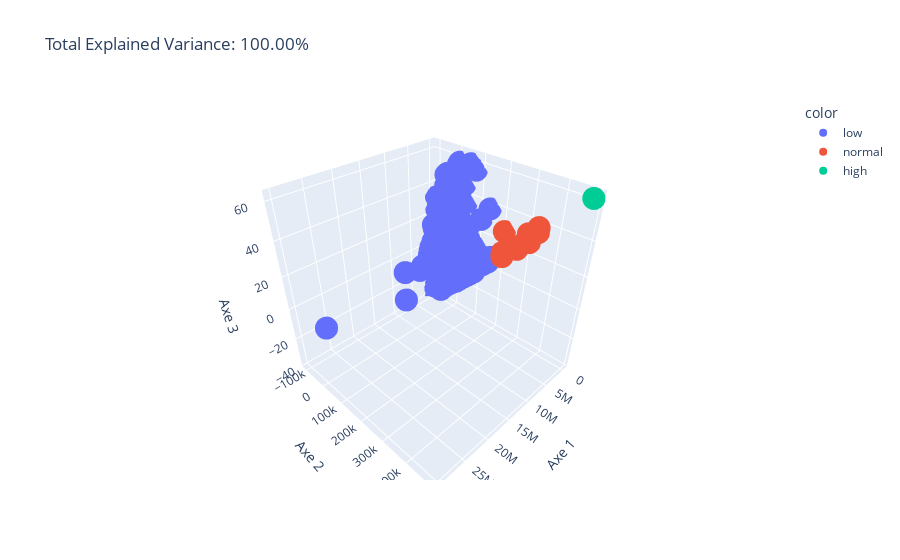

The notebook cell saved with this chart:
### Markdown cell above
**13. Visualiser en clusters ces données sur 3D**

### Code cell
fig = px.scatter_3d(
    components, x=0, y=1, z=2, color=ds_salary_new['salary_category'],
    title=f'Total Explained Variance: {total_var:.2f}%',
    labels={'0': 'Axe 1', '1': 'Axe 2', '2': 'Axe 3'}
)
fig.show()

### Figure 1 — Plotly figure (JSON) as saved in the notebook; plotly's stock layout.template omitted (floating-point values rounded to 4 significant figures; data arrays with more than 128 entries replaced by an {"elided": "..."} marker saying what was removed)
{"data": [{"hovertemplate": "color=low<br>Axe 1=%{x}<br>Axe 2=%{y}<br>Axe 3=%{z}<extra></extra>", "legendgroup": "low", "marker": {"color": "#636efa", "symbol": "circle"}, "mode": "markers", "name": "low", "scene": "scene", "showlegend": true, "type": "scatter3d", "x": {"elided": "595 float values"}, "y": {"elided": "595 float values"}, "z": {"elided": "595 float values"}}, {"hovertemplate": "color=normal<br>Axe 1=%{x}<br>Axe 2=%{y}<br>Axe 3=%{z}<extra></extra>", "legendgroup": "normal", "marker": {"color": "#EF553B", "symbol": "circle"}, "mode": "markers", "name": "normal", "scene": "scene", "showlegend": true, "type": "scatter3d", "x": [-930.9, -930.9, -827.3, 123600.0, 85790.0, 123600.0, 96750.0, 89780.0, -1823.0, 53930.0, 78830.0], "y": [214900.0, 214900.0, 215000.0, 340500.0, 302300.0, 340500.0, 313400.0, 306400.0, 214000.0, 270200.0, 295300.0], "z": [28.4, 12.78, 15.49, 38.62, 28.92, 35.8, 28.28, 32.94, 14.25, 21.27, 26.73]}, {"hovertemplate": "color=high<br>Axe 1=%{x}<br>Axe 2=%{y}<br>Axe 3=%{z}<extra></extra>", "legendgroup": "high", "marker": {"color": "#00cc96", "symbol": "circle"}, "mode": "markers", "name": "high", "scene": "scene", "showlegend": true, "type": "scatter3d", "x": [273000.0], "y": [491200.0], "z": [62.12]}], "layout": {"autosize": true, "legend": {"title": {"text": "color"}, "tracegroupgap": 0}, "scene": {"aspectmode": "auto", "aspectratio": {"x": 1, "y": 1, "z": 1}, "domain": {"x": [0, 1], "y": [0, 1]}, "xaxis": {"title": {"text": "Axe 1"}, "type": "linear"}, "yaxis": {"title": {"text": "Axe 2"}, "type": "linear"}, "zaxis": {"title": {"text": "Axe 3"}, "type": "linear"}}, "title": {"text": "Total Explained Variance: 100.00%"}}}
